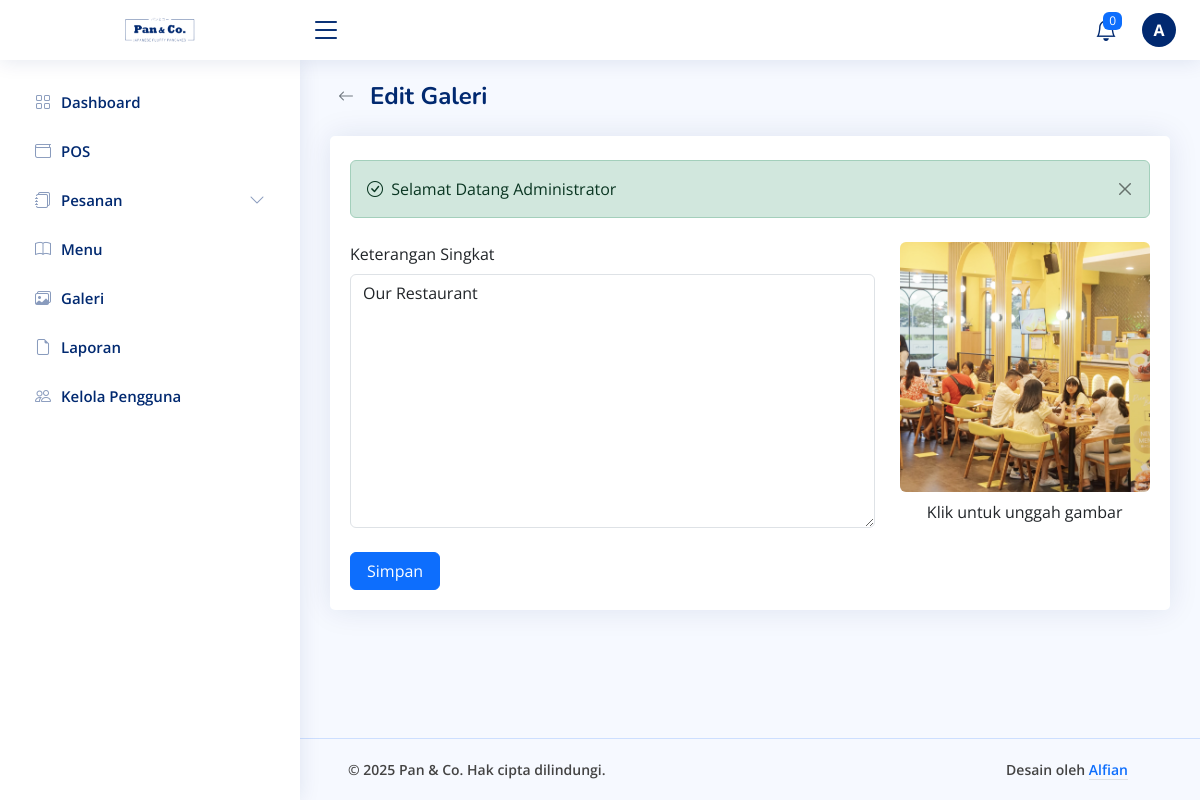
The app's page /dashboard/gallery/edit.php?gallery-id=7 (signed in) with its own data.
### tables this page shows
CREATE TABLE `galeri` (
  `id_galeri` int NOT NULL,
  `tanggal_buat` datetime DEFAULT NULL,
  `keterangan` text,
  `gambar` varchar(255) DEFAULT NULL
);

### config/config.php (called while the page is built, shortened)
<?php
$base_url = 'http://localhost/restaurant-order-system';
function base_url($path = '')
{
    global $base_url;
    return rtrim($base_url, '/') . '/' . ltrim($path, '/');
}
function get_image_url($url_gambar)
{
    $path_gambar = $_SERVER['DOCUMENT_ROOT'] . parse_url($url_gambar, PHP_URL_PATH);
    return $url_gambar;
}

### dashboard/gallery/edit.php (the view, shortened to what this page needs)
<?php
include('../../config/config.php');
$id_galeri = $_GET['gallery-id'];
$sql_galeri = "SELECT * FROM galeri WHERE id_galeri = '$id_galeri'";
$query_galeri = mysqli_query($koneksi, $sql_galeri);
if (!mysqli_num_rows($query_galeri) > 0) {
    $_SESSION['error'] = "Data tidak ditemukan";
    echo "<script>window.location.href = '" . base_url('dashboard/gallery/show.php') . "';</script>";
    exit();
} else {
    $data_galeri = mysqli_fetch_array($query_galeri);
}
$title = 'Edit Galeri';
?>
<div class="pagetitle">
    <div class="d-flex justify-content-start align-items-center gap-2 mb-4">
        <a href="<?= base_url('dashboard/gallery/show.php'); ?>" class="btn btn-outline-secondary rounded-circle border-0 btn-back"><i class="bi bi-arrow-left"></i></a>
        <h1 class="mb-0 fw-bold"><?= $title ?></h1>
    </div>
</div>
<section class="section">
    <div class="row">
        <div class="col-lg-12">
            <div class="card">
                <div class="card-body pt-4">
                    <?php include('../components/alerts.php') ?>
                    <?php
                    $keterangan = isset($_SESSION['form_data']['keterangan']) ? htmlspecialchars($_SESSION['form_data']['keterangan']) : $data_galeri['keterangan'];
                    $gambar = get_image_url(base_url('assets/uploads/gallery/' . $data_galeri['gambar']));
                    ?>
                    <form method="post" action="<?= base_url('dashboard/gallery/action.php?update-gallery=' . $id_galeri); ?>" enctype="multipart/form-data">
                        <div class="row g-4 mb-4">
                            <div class="col-md-8">
                                <label for="keterangan" class="form-label">Keterangan Singkat</label>
                                <textarea class="form-control <?= isset($_SESSION['errors']['keterangan']) ? 'is-invalid' : '' ?>" id="keterangan" name="keterangan" rows="10"><?= $keterangan; ?></textarea>
                            </div>
                            <div class="col-md-4">
                                <label for="gambar" class="form-label d-flex justify-content-center">
                                    <img id="preview-img" src="<?= $gambar; ?>" alt="Pratinjau Gambar" class="rounded object-fit-cover cursor-pointer img-preview" height="250" width="250">
                                </label>
                                <div class="text-center">
                                    <span>Klik untuk unggah gambar</span><br>
                                </div>
                            </div>
                        </div>
                        <button type="submit" class="btn btn-primary text-white px-3">Simpan</button>
                    </form>
                </div>
            </div>
        </div>
    </div>
</section>
<?php
include('../layout.php');
?>

### assets/dashboard/css/style.css (style rules this page uses)
:root { scroll-behavior: smooth; }
body { font-family: "Open Sans", sans-serif; background: #f6f9ff; color: #444444; }
a { color: #4154f1; text-decoration: none; }
h1, h2, h3, h4, h5, h6 { font-family: "Nunito", sans-serif; }
.pagetitle { margin-bottom: 10px; }
.pagetitle h1 { font-size: 24px; margin-bottom: 0; font-weight: 600; color: #012970; }
.card { margin-bottom: 30px; border: none; border-radius: 5px; box-shadow: 0px 0 30px rgba(1, 41, 112, 0.1); }
.card-body { padding: 0 20px 20px 20px; }
html, body { height: 100%; margin: 0; display: flex; flex-direction: column; }
.btn-back { display: flex; justify-content: center; align-items: center; width: 32px !important; height: 32px !important; }
.cursor-pointer { cursor: pointer; }
.img-preview { transition: filter 0.3s ease, transform 0.3s ease; }

### records on screen
galeri: keterangan "Our Restaurant", gambar (picture)

### other values on screen
substr($_SESSION['nama_lengkap'], 0, 1) "A"
$title "Edit Galeri"
$_SESSION['success'] "Selamat Datang Administrator"
